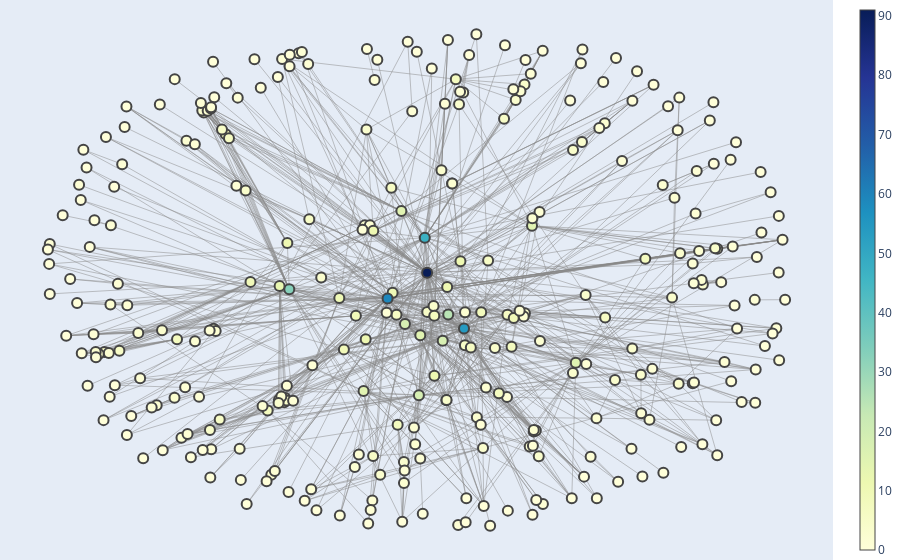

The notebook cell saved with this chart:
### Code cell
# Information Flow Analysis: Construct directed graphs based on the interactions (comments, replies) to trace how information about Trump, Biden, or election-related topics flows. This can help you visualize and quantify the paths through which sentiments and opinions spread.

# Create a directed graph from the DataFrame

G = nx.from_pandas_edgelist(interaction_network_df, 'user1', 'user2', create_using=nx.DiGraph)

# Get positions for the nodes in G using the spring layout

pos = nx.spring_layout(G)

# Prepare edge traces

edge_x = []

edge_y = []

for edge in G.edges():
    
        x0, y0 = pos[edge[0]]
    
        x1, y1 = pos[edge[1]]
    
        edge_x.extend([x0, x1, None])  # add None to create a segment
    
        edge_y.extend([y0, y1, None])

edge_trace = go.Scatter(x=edge_x, y=edge_y, line=dict(width=0.5, color='#888'), hoverinfo='none', mode='lines')

# Prepare node traces

node_x = []

node_y = []

for node in pos:
        
            x, y = pos[node]
        
            node_x.append(x)
        
            node_y.append(y)

node_trace = go.Scatter(x=node_x, y=node_y, mode='markers', hoverinfo='text', marker=dict(showscale=True, colorscale='YlGnBu', size=10, color=[], colorbar=dict(thickness=15), line_width=2)
                            
    )

# Add text to the nodes (hover text)

node_adjacencies = []

node_text = []

for node, adjacencies in enumerate(G.adjacency()):
        
            node_adjacencies.append(len(adjacencies[1]))  # Number of connections
        
            node_text.append(f'{adjacencies[0]} (#connections: {len(adjacencies[1])})')

node_trace.marker.color = node_adjacencies

node_trace.text = node_text

# Create the figure

fig = go.Figure(data=[edge_trace, node_trace],
                layout=go.Layout(
                    showlegend=False,
                    hovermode='closest',
                    margin=dict(b=0,l=0,r=0,t=0),
                    xaxis=dict(showgrid=False, zeroline=False, showticklabels=False),
                    yaxis=dict(showgrid=False, zeroline=False, showticklabels=False))
                    )

# Display the figure

fig.show()

### Figure 1 — Plotly figure (JSON) as saved in the notebook; plotly's stock layout.template omitted (floating-point values rounded to 4 significant figures; data arrays with more than 128 entries replaced by an {"elided": "..."} marker saying what was removed)
{"data": [{"hoverinfo": "none", "line": {"color": "#888", "width": 0.5}, "mode": "lines", "type": "scatter", "x": {"elided": "3093 float values"}, "y": {"elided": "3093 float values"}}, {"hoverinfo": "text", "marker": {"color": {"elided": "313 int values"}, "colorbar": {"thickness": 15}, "colorscale": [[0, "rgb(255,255,217)"], [0.125, "rgb(237,248,177)"], [0.25, "rgb(199,233,180)"], [0.375, "rgb(127,205,187)"], [0.5, "rgb(65,182,196)"], [0.625, "rgb(29,145,192)"], [0.75, "rgb(34,94,168)"], [0.875, "rgb(37,52,148)"], [1, "rgb(8,29,88)"]], "line": {"width": 2}, "showscale": true, "size": 10}, "mode": "markers", "text": {"elided": "313 str values"}, "type": "scatter", "x": {"elided": "313 float values"}, "y": {"elided": "313 float values"}}], "layout": {"hovermode": "closest", "margin": {"b": 0, "l": 0, "r": 0, "t": 0}, "showlegend": false, "xaxis": {"showgrid": false, "showticklabels": false, "zeroline": false}, "yaxis": {"showgrid": false, "showticklabels": false, "zeroline": false}}}
